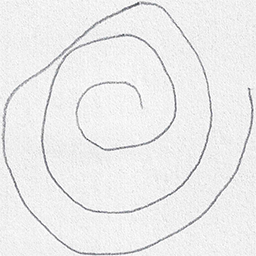
#> input picture dev/dataset/healthy/healthy_1.png, 256 x 256 px; its folder holds only this picture in this run
$ python preprocess.py
#> lines starting #> are read from the running program, lines starting #| are printed output that depends on the picture
from PIL import Image
import os

# Get current directory
curr_dir = os.getcwd()

def process_image(name):
    """
    To pad images in a directory with 40 pixels on each side (160 pixels in total).
    """
#> called with name = 'healthy'
    counter = 1 # Counter for new names
    # Loop through all files in a directory
    for root, dirs, files in os.walk(os.path.join(curr_dir, f'dataset/{name}')):
        for idx, file in enumerate(files):
            image_path = os.path.join(root, file) # Get file path
            image = Image.open(image_path) # Open image
#> image is the input picture: PIL image 256x256 RGB; mean R, G, B 236.1, 236.1, 236.3

            padded_width = image.width + 160  # 40 pixels on each side
#> padded_width = 416
            padded_height = image.height + 160  # 40 pixels on each side
#> padded_height = 416

            padded_image = Image.new("RGB", (padded_width, padded_height), (238, 238, 238)) # Create a new padded image
#> padded_image: PIL image 416x416 RGB; every value is 238

            x = int((padded_width - image.width) / 2) # Calculate x coordinate
#> x = 80
            y = int((padded_height - image.height) / 2) # Calculate y coordinate
#> y = 80

            # Paste the original image onto the padded image
            padded_image.paste(image, (x, y))
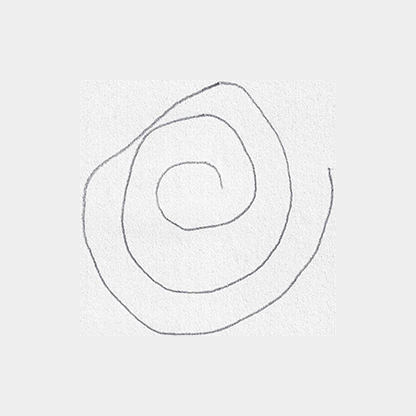
#> padded_image: PIL image 416x416 RGB; mean R, G, B 237.3, 237.3, 237.4

            # Save the padded image
            output_path = os.path.join(curr_dir, f"processed_dataset/{name}/{name}_{counter}.png") # Get output path
            padded_image.save(output_path) # Save the padded image
            counter += 1 # Increment counter

            print(f"Padded image {name} saved:", output_path) # Print output path

if __name__ == "__main__":
    # Create directories
    os.makedirs(os.path.join(curr_dir, "processed_dataset/healthy"), exist_ok=True)
    os.makedirs(os.path.join(curr_dir, "processed_dataset/parkinson"), exist_ok=True)
    # Process images
    process_image("healthy")
    process_image("parkinson")
#> call 2 of process_image, with name = 'parkinson'
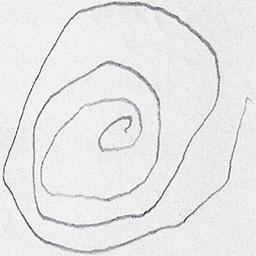
#> input picture dev/dataset/parkinson/parkinson_1.png, 256 x 256 px
#> in process_image, image is the input picture: PIL image 256x256 RGB; mean R, G, B 232, 231.9, 232.3
#> in process_image (call 2), `padded_image.paste(image, (x, y))`:
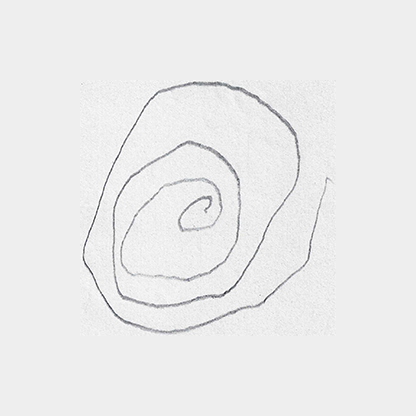
#> padded_image: PIL image 416x416 RGB; mean R, G, B 235.7, 235.7, 235.8
